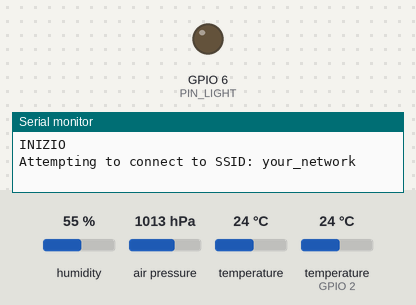
A sketch run on a simulated ESP32-S3. Shown: output pins drawn as LEDs (lit = HIGH), the last lines printed to the serial monitor. The inputs (shaded band) are chosen by the test bench; at power-on: humidity 55 %, air pressure 1013 hPa, temperature 24 °C, temperature (sensor on GPIO 2) 24 °C. WiFi joins after 1.5 s; servers stay silent unless stated. At 101.1 s the program stops and its outputs stay as they are.

Above: at 1.1 s.
At 32.2 s:
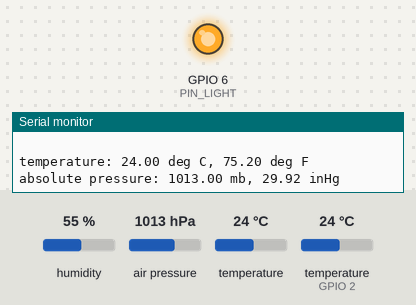
Timing chart, 0 to 37.6 s (numbered marks = the images above):
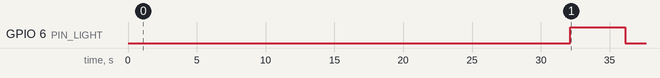

Measured:
- by itself, GPIO 6 (PIN_LIGHT): LOW → HIGH at 32.1 s, → LOW 4.0 s later

The sketch:

arduino_meteo_RELAY_TIMED_2.ino
```cpp
/*
  Arduino Meteo for relay timed

 Questo sketch permette di caricare via wifi su un database tramite form php i valori
 di temperatura, umidità, pressione atmosferica, livello di luce e carica della batteria
 usando energia solare (se usata).

 Created 01/11/2014
 by Simone Dall'Asta


 To use the Wifi Shield I used part of the code in
 the public domain written by Tom Igoe (23 April 2012)
 http://arduino.cc/en/Tutorial/WifiWebClientRepeating
 This code is in the public domain.


 ------

 IMPORTANT: You can use this code quoting me and my website and other credits, thanks. Have fun :)
 http://www.dallaf.it/simo/meteo_simo.php

 ------
 */


#include <SPI.h>
#include <WiFi.h>

/*
This is the library of Adafruit for reading temperature and humidity.
Download and info:
http://www.adafruit.com/
*/
#include "DHT.h"

/*
This is the library of Sparkfun Electronics for reading temperature and atmospheric pressure.
Download and info:
https://www.sparkfun.com/
*/
#include <SFE_BMP180.h>


#include <Wire.h>


SFE_BMP180 pressure; //Creo istanza pressione
#define DHTPIN 2 //Pin per rilevare la temperatura
#define DHTTYPE DHT22   /*Tipo di DHT = DHT 22  (AM2302) (esiste anche il DHT11
                        ma con range ridotto di misurazione) */

#define PIN_LIGHT 6


const int analogInPin = A0; //Pin per rilevare la carica della batteria
int BatteryValue = 0; //Inizializzo a zero la carica della batteria
DHT dht(DHTPIN, DHTTYPE); //Creo istanza temperatura del tipo DHTTYPE


char ssid[] = "your_network"; //Il nome della tua rete
char pass[] = "your_password"; //Password della rete wifi
int status = WL_IDLE_STATUS; //Inizializzo a "inattivo"
WiFiClient client; //Istanza client
char status_p;
double T,P,p0,a;
int errore_pressione = 0; //Per vedere se ci sono errori nell'inizializzazione del sensore BMP180. Impongo flag a zero.
char server[] = "www.tuosito.it"; //Inserisci dominio del tuo sito dove hai caricato il file php (solo il dominio!)

String temp_title = "temperatura=";
String umid_title = "umidita=";
String press_title = "pressione=";
String lux_title = "luce=";
String batt_title = "battery=";
String yourdata[3];
String temp, pressi, umid, lux, batt; //Dati da inviare con il Wifi
int inLux = A2; //Pin per rilevare la luce

void setup() {
  Serial.begin(9600);

  Serial.println("INIZIO"); //Per debug
  delay(1000);
  pinMode(PIN_LIGHT, OUTPUT);
}

void loop() {
  digitalWrite(PIN_LIGHT, LOW); //Per adesso non lo uso (risparmio un po')
  int tentativi = 0; /*Conto i tentativi di connessione (max 10), evidentemente
                      la rete non è al momento disponibile*/

  // Tento di collegarmi alla rete
  while ( status != WL_CONNECTED) {
    tentativi += 1; //Ogni volta incremento di uno il contatore
    Serial.print("Attempting to connect to SSID: ");
    Serial.println(ssid);
    status = WiFi.begin(ssid, pass);
    delay(10000); //Attendo 10 secondi per la connessione
    if (tentativi >= 10) while(1); /*Se per 10 volte non si è connesso
                                  allora manca la rete e attendo in un
                                  ciclo infinito che il relay stacchi
                                  la corrente ad Arduino e riprovo al
                                  ciclo successivo.*/
  }
  // Sei ora connesso e stampo nome, ip e potenza segnale
  printWifiStatus();


/*
Created by Mike Grusin, SparkFun Electronics 10/24/2013
Modified by Simone Dall'Asta 01/11/2014
*/
  Serial.println(" ");
  if (pressure.begin())
    Serial.println("BMP180 init success"); //Inizializzato con successo il sensore BMP180
  else
  {
    Serial.println("BMP180 init fail\n\n");
    errore_pressione = 1; // errore pressione. Flag = 1.
  }

  Serial.println(" ");
  if (errore_pressione == 0) //Se il sensore è stato inizializzato correttamente...
  {
    status_p = pressure.startTemperature(); //Inizia a misurare la temperatura con sensore BMP180
    if (status_p != 0)
    {
      // Wait for the measurement to complete:
      delay(status_p);
      // Retrieve the completed temperature measurement:
      // Note that the measurement is stored in the variable T.
      // Function returns 1 if successful, 0 if failure.
      status_p = pressure.getTemperature(T);
      if (status_p != 0)
      {
        // Print out the measurement:
        Serial.print("temperature: ");
        Serial.print(T,2); //Scrivi la temperatura (con due cifre dopo la virgola) in gradi Celsius
        Serial.print(" deg C, ");
        Serial.print((9.0/5.0)*T+32.0,2); //e in gradi Fahrenheit, con due cifre dopo la virgola
        Serial.println(" deg F");
        status_p = pressure.startPressure(3); //Inizia a misurare la pressione con sensore BMP180
        if (status_p != 0)
        {
          // Wait for the measurement to complete:
          delay(status_p);


          status_p = pressure.getPressure(P,T);
          if (status_p != 0)
          {
            // Print out the measurement:
            Serial.print("absolute pressure: ");
            Serial.print(P,2); //Scrivi pressione in mbar
            Serial.print(" mb, ");
            Serial.print(P*0.0295333727,2);
            Serial.println(" inHg"); //e in inHg

          }
          else Serial.println("error retrieving pressure measurement\n");
        }
        else Serial.println("error starting pressure measurement\n");
      }
      else Serial.println("error retrieving temperature measurement\n");
    }
    else Serial.println("error starting temperature measurement\n");
  }

  /*Rilevazione temperatura e umidità

  Created by ladyada
  Modified by Simone Dall'Asta (01/11/2014)
  */
  float temperatura; /*Temperatura che verrà inviata (scelgo la minore tra i due valori misurati
                    DHT22 e BMP180) ma si potrebbe anche fare una media.*/
  delay(3000); //Attenzione: per il DHT22 frequenza di campionamento non superiore a 0,5 Hz (una volta ogni 2 secondi)
  float temp_dht22 = (float)dht.readTemperature(); //Leggo il valore della temperatura in gradi C dall'istanza dht
  delay(3000);
  float umi_dht22 = (float)dht.readHumidity(); //Leggo il valore dell'umidità dall'istanza dht
  delay(3000);

  /*
  Scelgo la temperatura minore tra quella del DHT22 e BMP180 per diminuire l'errore dovuto a riscaldamento del sensore.
  Questo solo se il sensore di pressione era stato inizializzato correttamente.
  */
  if ((float)temp_dht22 > 0 && errore_pressione == 0)
  {
    if ((float)temp_dht22 < T)
    {
      temperatura = (float)temp_dht22;
    }
    else
    {
      temperatura = (float)T;
    }
  }
  else
  {
    temperatura = (float)temp_dht22;
  }

  delay(2000);
  digitalWrite(PIN_LIGHT, HIGH); //Pongo ad HIGH il pin per la luce (ora mi serve)
  delay(2000);
  int lux_value = analogRead(inLux); //Leggi valore di luce in una scala da 0 a 1023

  /*se si vuole calcolare direttamente in percentuale il livello della luce
  decommentare la riga seguente. Io lo faccio al momento del recuper dei dati per
  poter correggere eventuali errori dovuti a luci impreviste (es. lampioni che si accendono)
  senza dover ricaricare ogni volta lo sketch.
  */
  //int lux_perc = map(lux_value, 0, 1023, 0, 100);
  Serial.print("Luminosita': ");
  Serial.println(lux_value);
  delay(2000);
  digitalWrite(PIN_LIGHT, LOW); //Metti a LOW il pin della luce. Ora non serve più
  delay(2000);
  BatteryValue = analogRead(analogInPin); //Leggi il valore della carica della batteria
  delay(2000);


/*Prepara ora i dati da inviare al form php che li caricherà sul database.
Il dato sarà del tipo (ad esempio per la temperatura):
temperatura = 12.49
*/
  temp = temp_title + (float)temperatura;
  umid = umid_title + (float)umi_dht22;
  pressi = press_title + (float)P;
  lux = lux_title + lux_value;
  batt = batt_title + BatteryValue;


  inviaDato(); //Invia i dati

  /*Disconnetti dalla rete e attendi che il relay stacchi la corrente*/
  status = WiFi.disconnect();
  //Delay 10 secondi dopo disconnessione
  delay(10000);
  Serial.print("Stato connessione: "); //Per debug. Dovrebbe essere 1
  Serial.println(status);
  status = WL_IDLE_STATUS;
  Serial.print("Stato connessione: "); //Per debug. Dovrebbe essere 0
  Serial.println(status);


  while(1); //Attesa infinita
}


void printWifiStatus() {
  // print the SSID of the network you're attached to
  Serial.print("SSID: ");
  Serial.println(WiFi.SSID());

  // print your WiFi shield's IP address
  IPAddress ip = WiFi.localIP();
  Serial.print("IP Address: ");
  Serial.println(ip);

  // print the received signal strength
  long rssi = WiFi.RSSI();
  Serial.print("signal strength (RSSI):");
  Serial.print(rssi);
  Serial.println(" dBm");
}


// Questo metodo tenta di connettersi al server e poi prova ad inviare i dati uno per volta
void inviaDato() {


  //Invia temperatura

  //prova a connetterti al server
  if (client.connect(server, 80)) {
    Serial.println("Connesso...");

    client.println("POST /inserisci.php HTTP/1.1"); /*Inserisci l'URL dove hai inserito il file php (senza dominio,
                                                    ad es /prova/inserisci.php se il file si trova in
                                                    www.tuosito.it/prova/inserisci.php
                                                    */

    client.println("Host: www.tuosito.it"); //Metti il dominio dove si trova inserisci.php (SOLO dominio!)
    client.println("User-Agent: Arduino/1.0");
    client.println("Connection: close");
    client.println("Content-Type: application/x-www-form-urlencoded;");
    client.print("Content-Length: ");
    client.println(temp.length()); //Lunghezza dato
    Serial.println(temp); //Per debug
    Serial.println(temp.length()); //Per debug
    client.println();
    client.println(temp);
  }
  else {
    //Se fallisce la connessione
    Serial.println("Connection failed");
    Serial.println("Disconnecting.");
    client.stop();
  }
  //Attendi 10 secondi e disconnetti il client
  delay(10000);
  client.stop();
  Serial.println("Automatically disconnected after 10 seconds.");
  Serial.println("Continua...");


/*stessa cosa per gli altri dati*/


//Invia umidità
  if (client.connect(server, 80)) {
    Serial.println("Connesso...");

    client.println("POST /inserisci.php HTTP/1.1"); /*Inserisci l'URL dove hai inserito il file php (senza dominio,
                                                    ad es /prova/inserisci.php se il file si trova in
                                                    www.tuosito.it/prova/inserisci.php
                                                    */

    client.println("Host: www.tuosito.it"); //Metti il dominio dove si trova inserisci.php (SOLO dominio!)
    client.println("User-Agent: Arduino/1.0");
    client.println("Connection: close");
    client.println("Content-Type: application/x-www-form-urlencoded;");
    client.print("Content-Length: ");
    client.println(umid.length());
    Serial.println(umid);
    Serial.println(umid.length());
    client.println();
    client.println(umid);
  }
  else {
    //Se fallisce.
    Serial.println("Connection failed");
    Serial.println("Disconnecting.");
    client.stop();
  }
  //Disconnetti client dopo 10 secondi
  delay(10000);
  client.stop();
  Serial.println("Automatically disconnected after 10 seconds.");
  Serial.println("Continua...");


  //Invia batteria
  if (client.connect(server, 80)) {
    Serial.println("Connesso...");

    client.println("POST /inserisci.php HTTP/1.1"); /*Inserisci l'URL dove hai inserito il file php (senza dominio,
                                                    ad es /prova/inserisci.php se il file si trova in
                                                    www.tuosito.it/prova/inserisci.php
                                                    */

    client.println("Host: www.tuosito.it"); //Metti il dominio dove si trova inserisci.php (SOLO dominio!)
    client.println("User-Agent: Arduino/1.0");
    client.println("Connection: close");
    client.println("Content-Type: application/x-www-form-urlencoded;");
    client.print("Content-Length: ");
    client.println(batt.length());
    Serial.println(batt);
    Serial.println(batt.length());
    client.println();
    client.println(batt);
  }
  else {
    //Se fallisce.
    Serial.println("Connection failed");
    Serial.println("Disconnecting.");
    client.stop();
  }
  //disconnetti client dopo 10 secondi
  delay(10000);
  client.stop();
  Serial.println("Automatically disconnected after 10 seconds.");
  Serial.println("Continua...");


  //ora invio la pressione ma SOLO se non ci sono stati errori con il sensore BMP180
  if (errore_pressione == 0)
  {
    if (client.connect(server, 80)) {
      Serial.println("Connessione...");

      client.println("POST /inserisci.php HTTP/1.1"); /*Inserisci l'URL dove hai inserito il file php (senza dominio,
                                                    ad es /prova/inserisci.php se il file si trova in
                                                    www.tuosito.it/prova/inserisci.php
                                                    */

    client.println("Host: www.tuosito.it"); //Metti il dominio dove si trova inserisci.php (SOLO dominio!)
      client.println("User-Agent: Arduino/1.0");
      client.println("Connection: close");
      client.println("Content-Type: application/x-www-form-urlencoded;");
      client.print("Content-Length: ");
      client.println(pressi.length());
      Serial.println(pressi);
      Serial.println(pressi.length());
      client.println();
      client.println(pressi);
    }
    else {
      //Se fallisce.
      Serial.println("Connection failed");
      Serial.println("Disconnecting.");
      client.stop();
    }
    //Disconnetti client dopo 10 secondi.
    delay(10000);
    client.stop();
    Serial.println("Automatically disconnected after 10 seconds.");
    Serial.println("Continua...");
  }


  //Invia livello luce
  if (client.connect(server, 80)) {
    Serial.println("Connesso...");

    client.println("POST /inserisci.php HTTP/1.1"); /*Inserisci l'URL dove hai inserito il file php (senza dominio,
                                                    ad es /prova/inserisci.php se il file si trova in
                                                    www.tuosito.it/prova/inserisci.php
                                                    */

    client.println("Host: www.tuosito.it"); //Metti il dominio dove si trova inserisci.php (SOLO dominio!)
    client.println("User-Agent: Arduino/1.0");
    client.println("Connection: close");
    client.println("Content-Type: application/x-www-form-urlencoded;");
    client.print("Content-Length: ");
    client.println(lux.length());
    Serial.println(lux);
    Serial.println(lux.length());
    client.println();
    client.println(lux);
  }
  else {
    //Se fallisce.
    Serial.println("Connection failed");
    Serial.println("Disconnecting.");
    client.stop();
  }
  //Disconnetti client dopo 10 secondi.
  delay(10000);
  client.stop();
  Serial.println("Automatically disconnected after 10 seconds.");
  Serial.println("Continua...");
}
```
